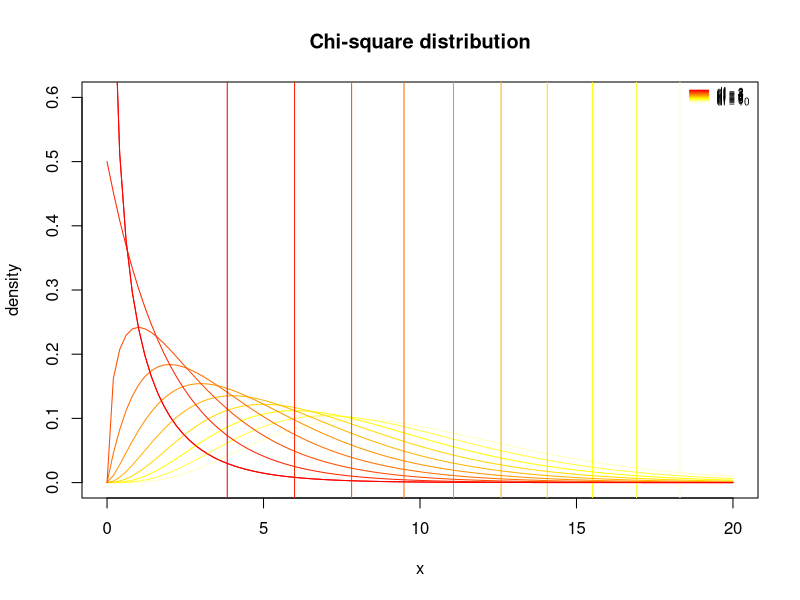

Reproduce this figure in R.
# Chi-squared distribution plot for some values of df

degf <- c(10:1)
x <- seq(0, 20, length=100)
colors <- heat.colors(length(degf))
legend_labels <- c('')

plot(x, dchisq(x, 1), 
     type = 'l',
     ylim = c(0, .6),
     col= colors[1],
     main = 'Chi-square distribution',
     ylab = 'density')

for (i in degf) {
  lines(x, dchisq(x, i), type = 'l',
        col=colors[i])
  legend_labels[i] <- paste("df =", i)
  abline(v = qchisq(.95, df = i),
         col = colors[i])
}
legend("topright", inset=.005,
       legend_labels,
       lty=1, lwd=2,
       y.intersp = 0.1,
       cex = 0.6,
       bty = 'n',
       col=colors)
